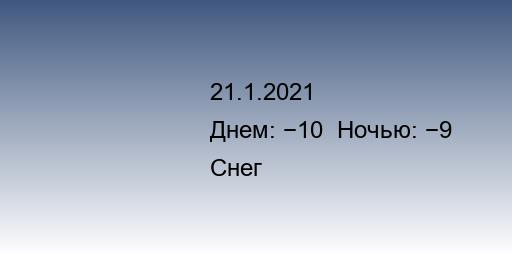
#> input picture img/probe.jpg, 512 x 256 px
$ python image_maker.py
#> lines starting #> are read from the running program, lines starting #| are printed output that depends on the picture
# -*- coding: utf-8 -*-
import os
from datetime import timedelta, date
import cv2
from PIL import Image, ImageDraw, ImageFont, ImageColor
from param import GRADIENTS, WEATHER_IMAGES
import logging

log = logging.getLogger()
stream_handler = logging.StreamHandler()
stream_handler.setFormatter(logging.Formatter("%(levelname)s %(message)s"))
log.addHandler(stream_handler)
log.setLevel(logging.INFO)
stream_handler.setLevel(logging.DEBUG)


class ImageMaker:
    def __init__(self, data, from_=None, to=None):
        self.form_ = from_
        self.to = to
        self.data = data
        self.image = None
        self.image_path = 'img/probe.jpg'

    def run(self):
        if not self.to:
            if not self.form_:
                self.form_ = date.today()
                self.to = date.today()
            else:
                self.to = self.form_
        w_date = self.form_
        while w_date <= self.to:
            try:
                self.make_image(w_date)
            except Exception as error:
                weather_date = f'{w_date.day}.{w_date.month}.{w_date.year}'
                log.exception(f'Ошибка генерации изображения ({weather_date}): {error}')
                print(f'Нет данных в базе для {weather_date}')
            w_date += timedelta(days=1)


    def make_image(self, w_date):
        self.draw_background(w_date)
        self.draw_text(w_date)
        self.insert_weather_pic(w_date)

    def show_result(self):
        self.image = cv2.imread(self.image_path)
        cv2.imshow("Weather", self.image)
        cv2.waitKey(0)
        cv2.destroyAllWindows()

    def insert_weather_pic(self, w_date):
        pic_offset = (100, 78)
        image_name = WEATHER_IMAGES[self.data[w_date]['condition']]
        weather_pic = Image.open(f'img/weather_img/{image_name}.jpg')
        self.image = Image.open(self.image_path)
        self.image.paste(weather_pic, pic_offset)
        if not os.path.exists('images'):
            os.mkdir('images')
        self.image.save(self.image_path)

    def draw_background(self, w_date):
        self.image = cv2.imread(self.image_path)
#> self.image is the input picture: shape (256, 512, 3); mean B, G, R 189.3, 169.2, 157.8
        weather_condition = self.data[w_date]['condition']
        log.debug(f'Градиент фона: {weather_condition} {GRADIENTS[weather_condition]}')
        color_r = GRADIENTS[weather_condition]['R']
        color_g = GRADIENTS[weather_condition]['G']
        color_b = GRADIENTS[weather_condition]['B']
        for x in range(256):
            r = color_r[0] + (color_r[1] - color_r[0]) / 255 * x
            b = color_b[0] + (color_b[1] - color_b[0]) / 255 * x
            g = color_g[0] + (color_g[1] - color_g[0]) / 255 * x
            cv2.line(self.image, (0, x), (512, x), (b, g, r), 1)
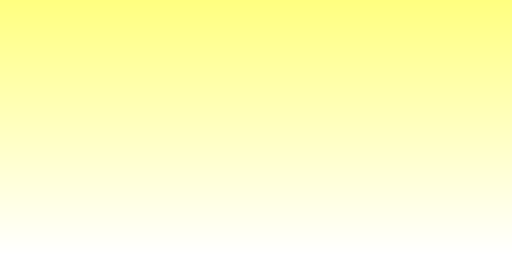
#> self.image: shape (256, 512, 3); mean B, G, R 191.5, 255, 255
        weather_date = f'{w_date.day}.{w_date.month}.{w_date.year}'
        self.image_path = f'images/{weather_date}.jpg'
        cv2.imwrite(self.image_path, self.image)

    def draw_text(self, w_date):
        self.image = Image.open(self.image_path)
#> self.image: PIL image 512x256 RGB
        draw = ImageDraw.Draw(self.image)
        font = ImageFont.truetype('arial.ttf', size=24)
        weather_date = f'{w_date.day}.{w_date.month}.{w_date.year}'
        temp_night = self.data[w_date]['temp_night']
        temp_day = self.data[w_date]['temp_day']
        condition = self.data[w_date]['condition']
        temp_all = f'Днем: {temp_day}  Ночью: {temp_night}'
        log.debug(f'Текст на картинке: дата:{weather_date} погода:{condition} t день:{temp_night} t ночь:{temp_day}')

        draw.text((210, 78), weather_date, font=font, fill=ImageColor.colormap['black'])
        draw.text((210, 116), temp_all, font=font, fill=ImageColor.colormap['black'])
        draw.text((210, 154), condition, font=font, fill=ImageColor.colormap['black'])
        self.image.save(self.image_path)
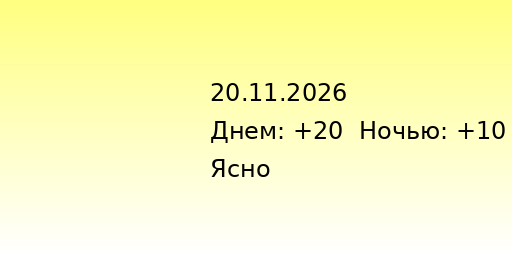
#> saved as 20.11.2026.jpg: PIL image 512x256 RGB; mean R, G, B 250.5, 250.6, 187.8

        self.image = cv2.imread(self.image_path)
#> self.image: shape (256, 512, 3)


if __name__ == '__main__':
    today_date = date.today()
    test_data = {today_date: {'condition': 'Ясно',
                              'temp_night': '+10',
                              'temp_day': '+20'
                              }
                 }
    test_image = ImageMaker(test_data, from_=today_date, to=None)
    test_image.draw_background(today_date)
    test_image.draw_text(today_date)
#> (the run stopped early here; a loop or call above may not have finished)
